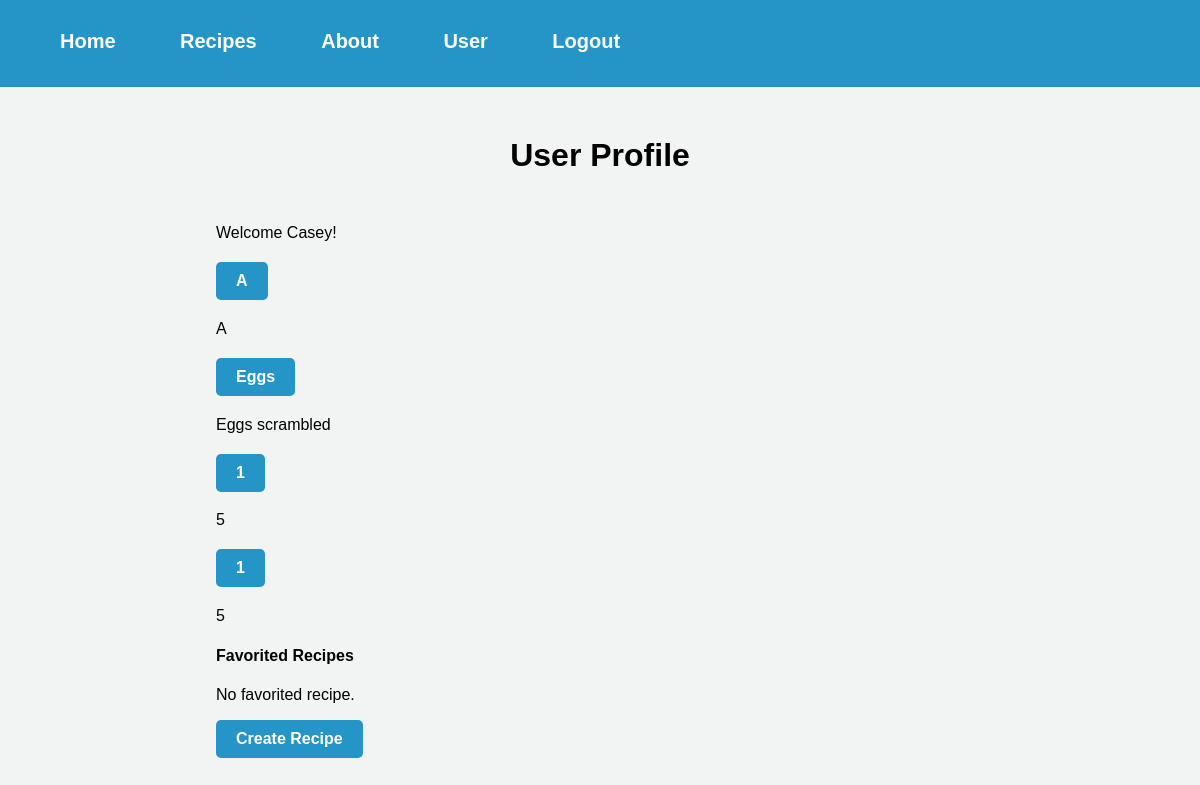
Page /user (signed in) on the earlier database version.
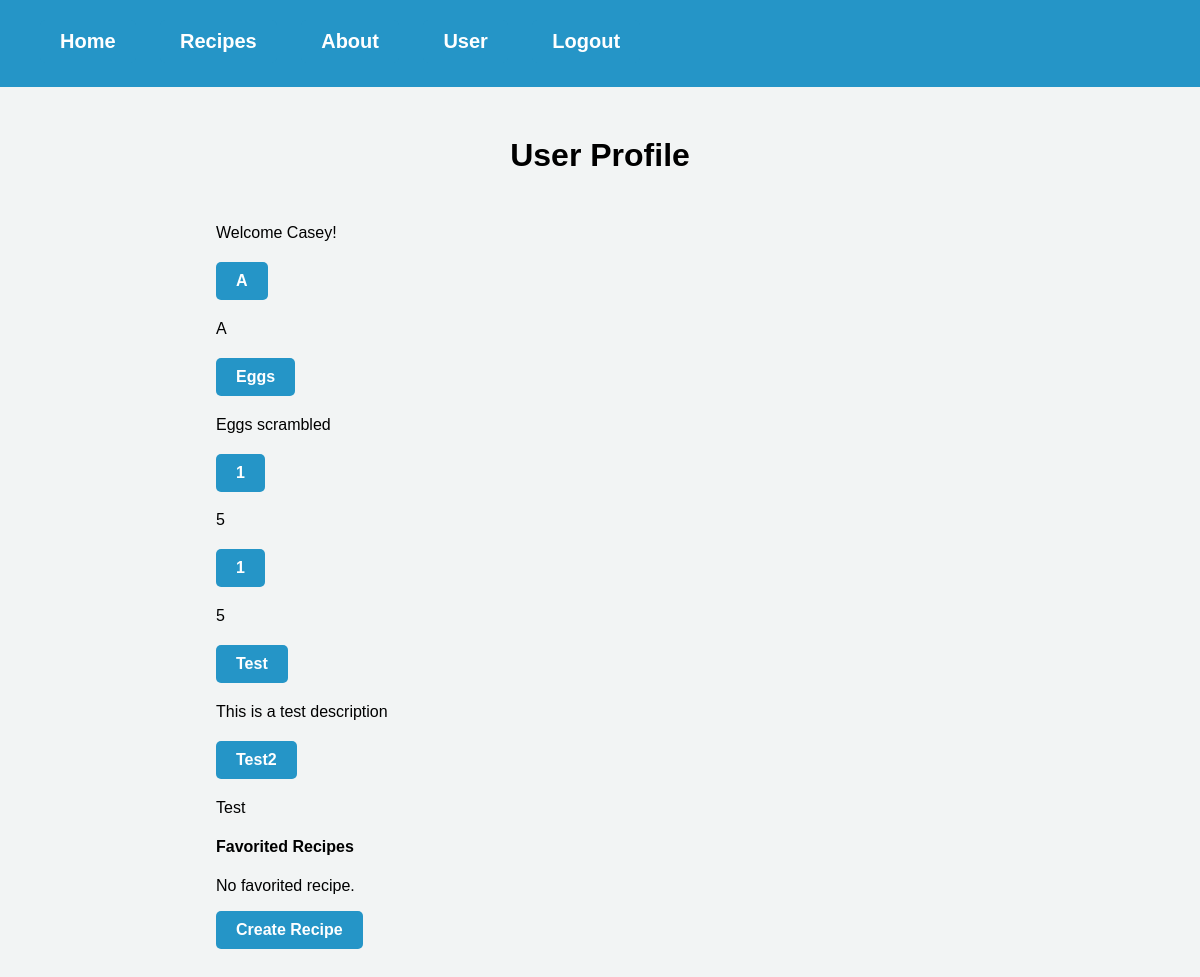
Same page on the later database version.
### website/models.py (models this page shows)
class User(db.Model, UserMixin):
    id = db.Column(db.Integer, primary_key=True)
    email = db.Column(db.String(150), unique=True)
    password = db.Column(db.String(150))
    first_name = db.Column(db.String(150))
    recipes = db.relationship('Recipe', backref='user', lazy=True)

class Recipe(db.Model):
    id = db.Column(db.Integer, primary_key=True)
    user_id = db.Column(db.Integer, db.ForeignKey('user.id'), nullable=False)
    title = db.Column(db.String(128), nullable=False)
    description = db.Column(db.String(512), nullable=False)
    servings = db.Column(db.Integer, nullable=False)  # add this line
    prep_time = db.Column(db.Integer, nullable=False)
    cook_time = db.Column(db.Integer, nullable=False)
    ingredients = db.relationship('Ingredient', backref='recipe', lazy=True)
    instructions = db.relationship('Instruction', backref='recipe', lazy=True)

### website/views.py (the view)
@views.route('/user', methods=['GET', 'POST'])
@login_required
def user():
    user = current_user
    user_recipes = Recipe.query.filter_by(user_id=user.id).all()
    return render_template("user.html", user=user, user_recipes=user_recipes)

### website/__init__.py (called while the page is built)
def create_app():
    app = Flask(__name__)
    app.config['SECRET_KEY'] = 'hjshjhdjah kjshkjdhjs'
    app.config['SQLALCHEMY_DATABASE_URI'] = f'sqlite:///{DB_NAME}'
    db.init_app(app)
    from .views import views
    from .auth import auth
    app.register_blueprint(views, url_prefix='/')
    app.register_blueprint(auth, url_prefix='/')
    from .models import User
    with app.app_context():
        db.create_all()
    login_manager = LoginManager()
    login_manager.login_view = 'auth.login'
    login_manager.init_app(app)
    @login_manager.user_loader
    def load_user(id):
        return User.query.get(int(id))
    return app

### website/templates/user.html (shortened to what this page needs)
{% extends "base.html" %}
{% block content%}
<link rel="stylesheet" type="text/css" href="{{ url_for('static', filename='user.css') }}">
<h1 align="center">User Profile</h1>
<div class="container mt-4">
    <div class="row">
        <div class="col-md-8">
            <p>Welcome {{ user.first_name }}!</p>
            {% for recipe in user_recipes %}
            <h2><a href="{{ url_for('views.recipe', recipe_id=recipe.id) }}">{{ recipe.title }}</a></h2>
            <p>{{ recipe.description }}</p>
            {% endfor %}
            <h4>Favorited Recipes</h4>
            {% if user.favorites %}
            <ul>
                {% for recipe in user.favorites %}
                <li>{{ recipe.name }}</li>
                {% endfor %}
            </ul>
            {% else %}
            <p>No favorited recipe.</p>
            {% endif %}
        </div>
        <div class="col-md-4">
            <a href="/createRecipe">Create Recipe</a>
        </div>
    </div>
</div>
{% endblock %}

### website/templates/base.html (shortened to what this page needs)
<!DOCTYPE html>
<html>
  <head>
  </head>
  <body>
    <nav class="topnav">
      <div class="topnav">
          {% if user.is_authenticated %}
          <a class="topnav" id="home" href="/">Home</a>
          <a class="topnav" id="recipes" href="/recipes">Recipes</a>
          <a class="topnav" id="about" href="/about">About</a>
          <a class="topnav" id="user" href="/user">User</a>
          <a class="topnav" id="logout" href="/logout">Logout</a>
          {% else %}
          <a class="topnav" id="login" href="/login">Login</a>
          <a class="topnav" id="signUp" href="/sign-up">Sign Up</a>
          {% endif %}
      </div>
    </nav>
    <div class="container">{% block content %} {% endblock %}</div>
  </body>
</html>

### website/static/user.css (style rules this page uses)
body { background-color: #F2F4F4; font-family: Arial, sans-serif; margin: 0; padding: 0; }
a { background-color: #2595C7; border-radius: 5px; color: white; display: inline-block; font-size: 16px; font-weight: bold; padding: 10px 20px; text-align: center; text-decoration: none; transition: background-color 0.3s ease-in-out; }
.topnav { background-color: #2595C7; overflow: hidden; padding: 10px 20px; }
.topnav a { color: #FFFFFF; font-size: 20px; text-decoration: none; margin-right: 20px; }
.container { margin: 50px auto; width: 80%; }

Differences in the rows shown:
added Recipe: title "Test", description "This is a test description"
added Recipe: title "Test2", description "Test"
